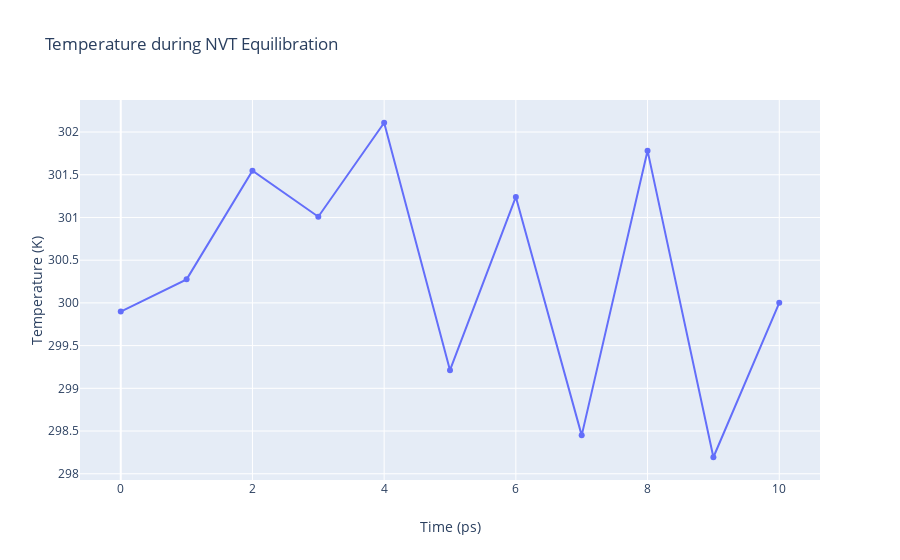

The notebook cell saved with this chart:
### Code cell
import plotly
import plotly.graph_objs as go

# Read temperature data from file 
with open(output_nvt_temp_xvg,'r') as temperature_file:
    x,y = map(
        list,
        zip(*[
            (float(line.split()[0]),float(line.split()[1]))
            for line in temperature_file 
            if not line.startswith(("#","@")) 
        ])
    )

plotly.offline.init_notebook_mode(connected=True)

fig = ({
    "data": [go.Scatter(x=x, y=y)],
    "layout": go.Layout(title="Temperature during NVT Equilibration",
                        xaxis=dict(title = "Time (ps)"),
                        yaxis=dict(title = "Temperature (K)")
                       )
})

plotly.offline.iplot(fig)

### Figure 1 — Plotly figure (JSON) as saved in the notebook; plotly's stock layout.template omitted (floating-point values rounded to 4 significant figures)
{"data": [{"type": "scatter", "x": [0, 1, 2, 3, 4, 5, 6, 7, 8, 9, 10], "y": [299.9, 300.3, 301.5, 301.0, 302.1, 299.2, 301.2, 298.4, 301.8, 298.2, 300.0]}], "layout": {"title": {"text": "Temperature during NVT Equilibration"}, "xaxis": {"title": {"text": "Time (ps)"}}, "yaxis": {"title": {"text": "Temperature (K)"}}}}
